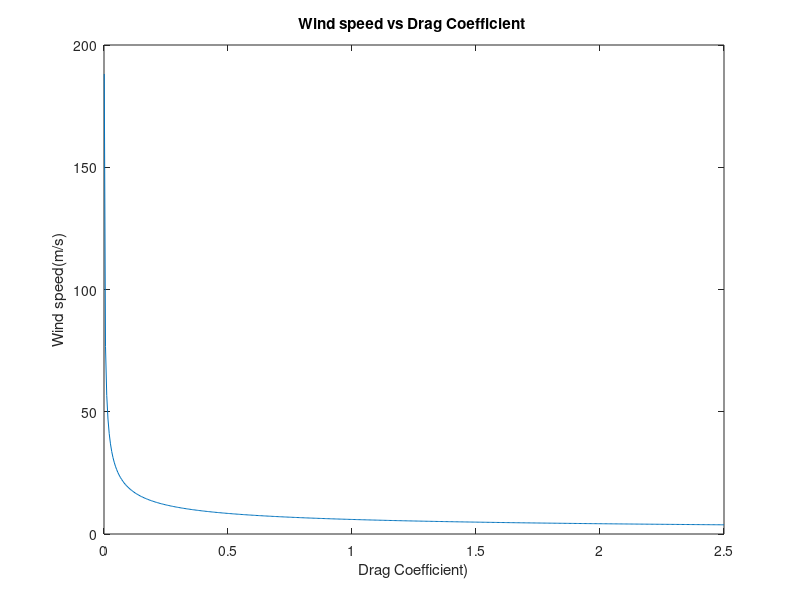

Reproduce this figure in MATLAB.
clc;
clear all;
close all;

w=14.7;
cd=linspace(0.001,2.5,500)
dens=1.1839;
A=1.5708;
inclination=0.9817

v=sqrt((2*w)./(cd*dens*A))*tan(inclination)
plot(cd,v)

title('Wind speed vs Drag Coefficient ')
xlabel('Drag Coefficient)')
ylabel('Wind speed(m/s)')